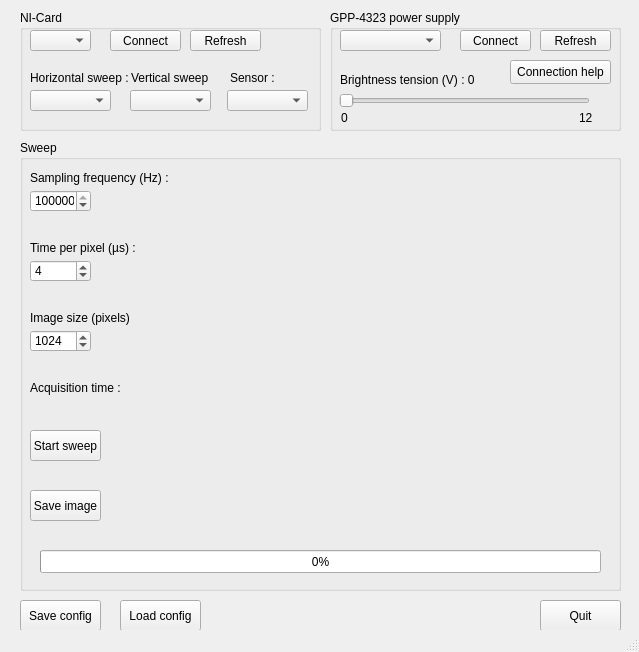
<?xml version="1.0" encoding="UTF-8"?>
<ui version="4.0">
 <class>MainWindow</class>
 <widget class="QMainWindow" name="MainWindow">
  <property name="geometry">
   <rect>
    <x>0</x>
    <y>0</y>
    <width>639</width>
    <height>652</height>
   </rect>
  </property>
  <property name="windowTitle">
   <string>MainWindow</string>
  </property>
  <widget class="QWidget" name="centralwidget">
   <widget class="QGroupBox" name="groupBox">
    <property name="geometry">
     <rect>
      <x>20</x>
      <y>10</y>
      <width>301</width>
      <height>121</height>
     </rect>
    </property>
    <property name="autoFillBackground">
     <bool>false</bool>
    </property>
    <property name="title">
     <string>NI-Card</string>
    </property>
    <widget class="QPushButton" name="pushButton_connect_dev">
     <property name="geometry">
      <rect>
       <x>90</x>
       <y>20</y>
       <width>71</width>
       <height>21</height>
      </rect>
     </property>
     <property name="text">
      <string>Connect</string>
     </property>
    </widget>
    <widget class="QComboBox" name="comboBox_dev">
     <property name="geometry">
      <rect>
       <x>10</x>
       <y>20</y>
       <width>61</width>
       <height>21</height>
      </rect>
     </property>
    </widget>
    <widget class="QPushButton" name="pushButton_dev_refresh">
     <property name="geometry">
      <rect>
       <x>170</x>
       <y>20</y>
       <width>71</width>
       <height>21</height>
      </rect>
     </property>
     <property name="text">
      <string>Refresh</string>
     </property>
    </widget>
    <widget class="QComboBox" name="comboBox_vs">
     <property name="geometry">
      <rect>
       <x>110</x>
       <y>80</y>
       <width>81</width>
       <height>21</height>
      </rect>
     </property>
    </widget>
    <widget class="QLabel" name="label">
     <property name="geometry">
      <rect>
       <x>10</x>
       <y>60</y>
       <width>101</width>
       <height>16</height>
      </rect>
     </property>
     <property name="text">
      <string>Horizontal sweep :</string>
     </property>
    </widget>
    <widget class="QLabel" name="label_3">
     <property name="geometry">
      <rect>
       <x>111</x>
       <y>60</y>
       <width>80</width>
       <height>16</height>
      </rect>
     </property>
     <property name="text">
      <string>Vertical sweep :</string>
     </property>
    </widget>
    <widget class="QComboBox" name="comboBox_hs">
     <property name="geometry">
      <rect>
       <x>10</x>
       <y>80</y>
       <width>81</width>
       <height>21</height>
      </rect>
     </property>
    </widget>
    <widget class="QComboBox" name="comboBox_sensor">
     <property name="geometry">
      <rect>
       <x>207</x>
       <y>80</y>
       <width>81</width>
       <height>21</height>
      </rect>
     </property>
    </widget>
    <widget class="QLabel" name="label_4">
     <property name="geometry">
      <rect>
       <x>210</x>
       <y>60</y>
       <width>80</width>
       <height>16</height>
      </rect>
     </property>
     <property name="text">
      <string>Sensor :</string>
     </property>
    </widget>
   </widget>
   <widget class="QPushButton" name="pushButton_quit">
    <property name="geometry">
     <rect>
      <x>540</x>
      <y>600</y>
      <width>81</width>
      <height>31</height>
     </rect>
    </property>
    <property name="font">
     <font>
      <family>MS Shell Dlg 2</family>
      <weight>50</weight>
      <bold>false</bold>
     </font>
    </property>
    <property name="text">
     <string>Quit</string>
    </property>
   </widget>
   <widget class="QGroupBox" name="groupBox_4">
    <property name="geometry">
     <rect>
      <x>330</x>
      <y>10</y>
      <width>291</width>
      <height>121</height>
     </rect>
    </property>
    <property name="autoFillBackground">
     <bool>false</bool>
    </property>
    <property name="title">
     <string>GPP-4323 power supply</string>
    </property>
    <widget class="QPushButton" name="pushButton_connect_gpp_4323">
     <property name="geometry">
      <rect>
       <x>130</x>
       <y>20</y>
       <width>71</width>
       <height>21</height>
      </rect>
     </property>
     <property name="text">
      <string>Connect</string>
     </property>
    </widget>
    <widget class="QComboBox" name="comboBox_gpp_4323">
     <property name="geometry">
      <rect>
       <x>10</x>
       <y>20</y>
       <width>101</width>
       <height>21</height>
      </rect>
     </property>
    </widget>
    <widget class="QPushButton" name="pushButton_gpp_4323_refresh">
     <property name="geometry">
      <rect>
       <x>210</x>
       <y>20</y>
       <width>71</width>
       <height>21</height>
      </rect>
     </property>
     <property name="text">
      <string>Refresh</string>
     </property>
    </widget>
    <widget class="QPushButton" name="pushButton_connect_gpp_4323_help">
     <property name="geometry">
      <rect>
       <x>180</x>
       <y>50</y>
       <width>101</width>
       <height>24</height>
      </rect>
     </property>
     <property name="text">
      <string>Connection help</string>
     </property>
    </widget>
    <widget class="QLabel" name="label_current_brightness">
     <property name="geometry">
      <rect>
       <x>10</x>
       <y>60</y>
       <width>171</width>
       <height>20</height>
      </rect>
     </property>
     <property name="text">
      <string>Brightness tension (V) : 0</string>
     </property>
    </widget>
    <widget class="QLabel" name="min_label_3">
     <property name="geometry">
      <rect>
       <x>11</x>
       <y>100</y>
       <width>20</width>
       <height>16</height>
      </rect>
     </property>
     <property name="text">
      <string>0</string>
     </property>
    </widget>
    <widget class="QLabel" name="max_label_3">
     <property name="geometry">
      <rect>
       <x>249</x>
       <y>100</y>
       <width>20</width>
       <height>16</height>
      </rect>
     </property>
     <property name="text">
      <string>12</string>
     </property>
    </widget>
    <widget class="QSlider" name="brightness_slider">
     <property name="enabled">
      <bool>false</bool>
     </property>
     <property name="geometry">
      <rect>
       <x>9</x>
       <y>80</y>
       <width>251</width>
       <height>22</height>
      </rect>
     </property>
     <property name="minimum">
      <number>0</number>
     </property>
     <property name="maximum">
      <number>12</number>
     </property>
     <property name="singleStep">
      <number>1</number>
     </property>
     <property name="value">
      <number>0</number>
     </property>
     <property name="orientation">
      <enum>Qt::Horizontal</enum>
     </property>
    </widget>
   </widget>
   <widget class="QGroupBox" name="groupBox_2">
    <property name="geometry">
     <rect>
      <x>20</x>
      <y>140</y>
      <width>601</width>
      <height>451</height>
     </rect>
    </property>
    <property name="title">
     <string>Sweep</string>
    </property>
    <widget class="QLabel" name="label_6">
     <property name="geometry">
      <rect>
       <x>10</x>
       <y>30</y>
       <width>141</width>
       <height>16</height>
      </rect>
     </property>
     <property name="text">
      <string>Sampling frequency (Hz) :</string>
     </property>
    </widget>
    <widget class="QSpinBox" name="spinBox_sampling_frequency">
     <property name="geometry">
      <rect>
       <x>10</x>
       <y>50</y>
       <width>61</width>
       <height>22</height>
      </rect>
     </property>
     <property name="minimum">
      <number>1</number>
     </property>
     <property name="maximum">
      <number>250000</number>
     </property>
     <property name="value">
      <number>250000</number>
     </property>
    </widget>
    <widget class="QLabel" name="label_7">
     <property name="geometry">
      <rect>
       <x>10</x>
       <y>100</y>
       <width>111</width>
       <height>16</height>
      </rect>
     </property>
     <property name="text">
      <string>Time per pixel (µs) :</string>
     </property>
    </widget>
    <widget class="QSpinBox" name="spinBox_time_per_pixel">
     <property name="geometry">
      <rect>
       <x>10</x>
       <y>120</y>
       <width>61</width>
       <height>22</height>
      </rect>
     </property>
     <property name="minimum">
      <number>1</number>
     </property>
     <property name="maximum">
      <number>40000</number>
     </property>
     <property name="singleStep">
      <number>1</number>
     </property>
     <property name="value">
      <number>4</number>
     </property>
     <property name="displayIntegerBase">
      <number>10</number>
     </property>
    </widget>
    <widget class="QLabel" name="label_8">
     <property name="geometry">
      <rect>
       <x>10</x>
       <y>170</y>
       <width>101</width>
       <height>16</height>
      </rect>
     </property>
     <property name="text">
      <string>Image size (pixels) :</string>
     </property>
    </widget>
    <widget class="QSpinBox" name="spinBox_image_size">
     <property name="geometry">
      <rect>
       <x>10</x>
       <y>190</y>
       <width>61</width>
       <height>22</height>
      </rect>
     </property>
     <property name="minimum">
      <number>10</number>
     </property>
     <property name="maximum">
      <number>2048</number>
     </property>
     <property name="value">
      <number>1024</number>
     </property>
    </widget>
    <widget class="QProgressBar" name="progressBar_sweep">
     <property name="geometry">
      <rect>
       <x>20</x>
       <y>410</y>
       <width>561</width>
       <height>23</height>
      </rect>
     </property>
     <property name="value">
      <number>0</number>
     </property>
    </widget>
    <widget class="QLabel" name="label_time">
     <property name="geometry">
      <rect>
       <x>10</x>
       <y>240</y>
       <width>161</width>
       <height>16</height>
      </rect>
     </property>
     <property name="text">
      <string>Acquisition time :</string>
     </property>
    </widget>
    <widget class="QPushButton" name="pushButton_sweep">
     <property name="geometry">
      <rect>
       <x>10</x>
       <y>290</y>
       <width>71</width>
       <height>31</height>
      </rect>
     </property>
     <property name="text">
      <string>Start sweep</string>
     </property>
    </widget>
    <widget class="QLabel" name="QPixmap_ui">
     <property name="geometry">
      <rect>
       <x>200</x>
       <y>30</y>
       <width>361</width>
       <height>351</height>
      </rect>
     </property>
     <property name="text">
      <string/>
     </property>
    </widget>
    <widget class="QPushButton" name="pushButton_save_image">
     <property name="geometry">
      <rect>
       <x>10</x>
       <y>350</y>
       <width>71</width>
       <height>31</height>
      </rect>
     </property>
     <property name="text">
      <string>Save image</string>
     </property>
    </widget>
   </widget>
   <widget class="QPushButton" name="pushButton_save_config">
    <property name="geometry">
     <rect>
      <x>20</x>
      <y>600</y>
      <width>81</width>
      <height>31</height>
     </rect>
    </property>
    <property name="font">
     <font>
      <family>MS Shell Dlg 2</family>
      <weight>50</weight>
      <bold>false</bold>
     </font>
    </property>
    <property name="text">
     <string>Save config</string>
    </property>
   </widget>
   <widget class="QPushButton" name="pushButton_load_config">
    <property name="geometry">
     <rect>
      <x>120</x>
      <y>600</y>
      <width>81</width>
      <height>31</height>
     </rect>
    </property>
    <property name="font">
     <font>
      <family>MS Shell Dlg 2</family>
      <weight>50</weight>
      <bold>false</bold>
     </font>
    </property>
    <property name="text">
     <string>Load config</string>
    </property>
   </widget>
  </widget>
  <widget class="QMenuBar" name="menubar">
   <property name="geometry">
    <rect>
     <x>0</x>
     <y>0</y>
     <width>639</width>
     <height>21</height>
    </rect>
   </property>
  </widget>
  <widget class="QStatusBar" name="statusbar"/>
 </widget>
 <resources/>
 <connections/>
</ui>
